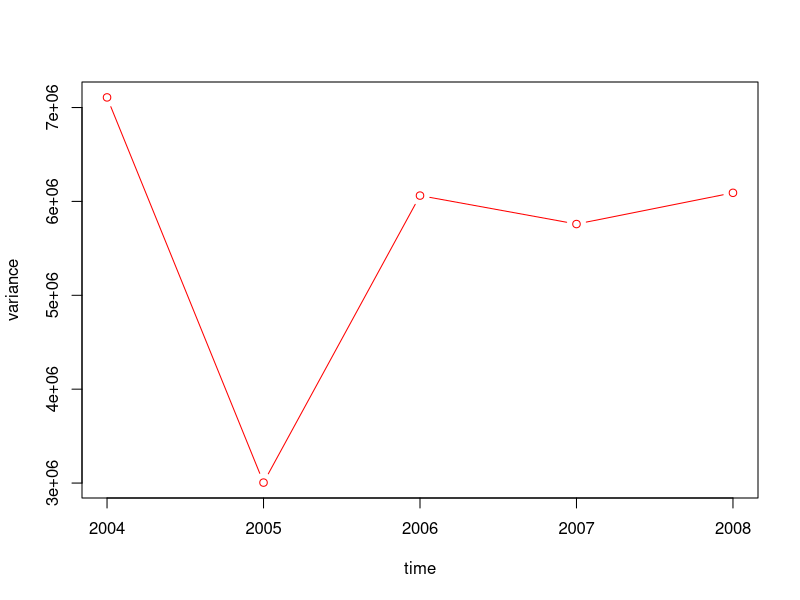

Reproduce this figure in R.
#Importing library

library(e1071)

# For downloading library;
# install.packages("e1071")

# Impoting the data

data = read.table("data.csv",header=T,sep=';')

# Data analysis

variance2004=var(data$price2004)
variance2005=var(data$price2005)
variance2006=var(data$price2006)
variance2007=var(data$price2007)
variance2008=var(data$price2008)

# Joining data into one vector

variance=c(variance2004,variance2005,variance2006,variance2007,variance2008)

# Defining time period (for plotting)

time=2004:2008

# Plotting the data

plot(time,variance,type="b",col="red")